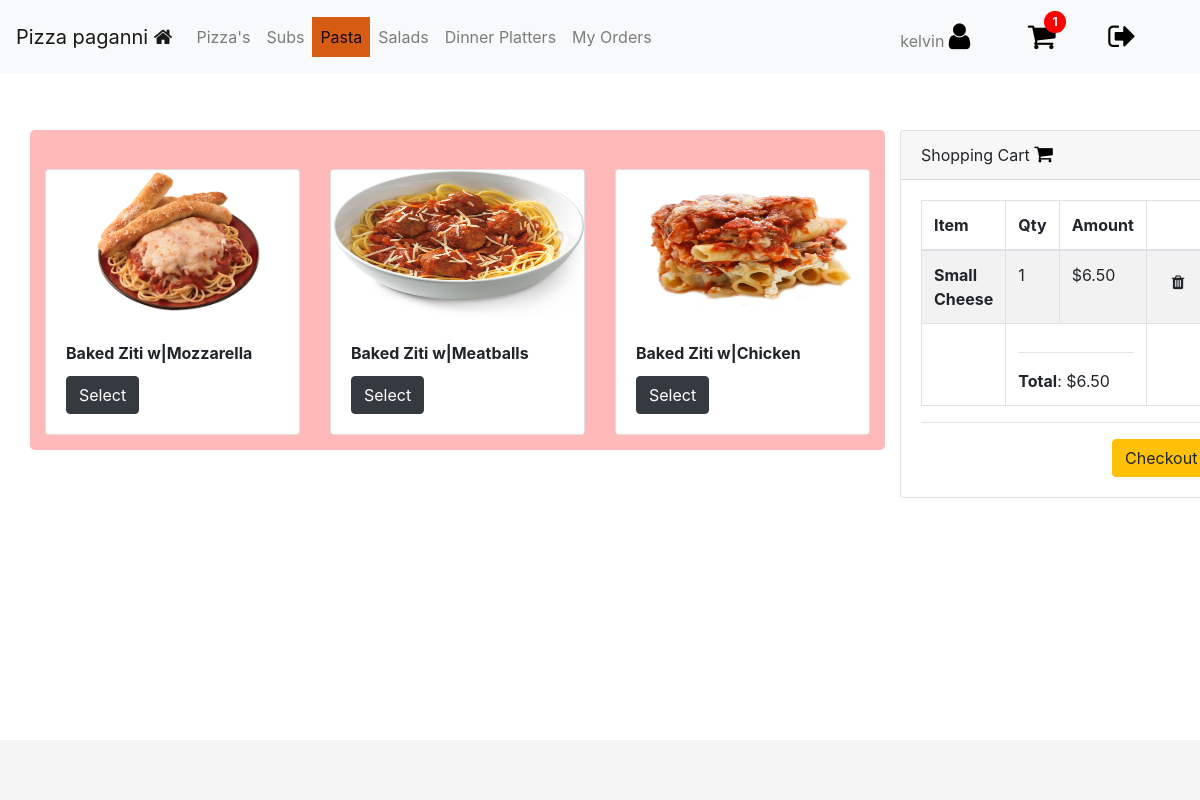
The app's page /pasta (signed in) with its own data.
### orders/models.py (models this page shows, shortened)
class Inventory(models.Model):
    name = models.CharField(max_length=64)
    toppings = models.ManyToManyField(Topping, blank=True, related_name="toppings")
    special = models.BooleanField(default=False)
    customizable = models.BooleanField(default=True)
    item_type = models.ForeignKey(ItemType, on_delete=models.PROTECT, null=True)
    comments = models.CharField(max_length=500, blank=True)
    def __str__(self):
        return f"{self.name}"

class ItemCost(models.Model):
    name = models.ForeignKey(ItemSize, on_delete=models.PROTECT, blank=True, null=True)
    itemcost = models.ManyToManyField(Inventory, blank=True, related_name="cost")
    amount = models.DecimalField(max_digits=6, decimal_places=2)
    def __str__(self):
        for each in self.itemcost.all():
            return f"{self.name} {each}"

class ItemSize(models.Model):
    name = models.CharField(max_length=64, blank=True)
    def __str__(self):
        return f"{self.name}"

class Order(models.Model):
    qty = models.IntegerField()
    item = models.ManyToManyField(ItemCost, blank=True, related_name="item")
    item_topping = models.ManyToManyField(Topping, blank=True, related_name="item_topping")
    order_id = models.ForeignKey(Completed_Order_Ids, on_delete=models.PROTECT, null=True)
    status = models.IntegerField()
    amount = models.DecimalField(max_digits=6, decimal_places=2)
    user_id = models.IntegerField()
    created_at = models.DateTimeField(auto_now_add=True)
    updated_at = models.DateTimeField(auto_now=True)
    class Meta:
        get_latest_by = ['item']

### orders/views.py (the view)
# urls.py: path("pasta", views.pasta, name="pasta"),
@login_required
@user_passes_test(lambda u: not u.is_superuser, login_url='orders')
def pasta(request):
    return render(request, "user/pasta.html")

### orders/context_processors.py (called while the page is built, shortened)
def data(request):
    if not request.user.is_authenticated:
        return {
            "": ""
        }
    else:
        orders = Order.objects.filter(user_id=request.user.id)
        total = Decimal(0)
        cart_item_count = 0
        total_id = []
        for order in orders:
           if order.status == 0:
               total_id.append(order.id)
               cart_item_count = len(total_id)
               total += Decimal(order.amount)
        return {
            "inventory": Inventory.objects.all(),
            "itemcost": ItemCost.objects.all(),
            "orders": orders,
            "total": total,
            "key": settings.STRIPE_PUBLISHABLE_KEY,
            "total_id": total_id,
            "cart_item_count": cart_item_count
        }
        return render(request, "user/index.html")

### orders/models.py (called while the page is built)
    def __str__(self):
        return f"{self.item}"

### orders/templatetags/striper.py (called while the page is built)
@register.filter(name='stripeconversion')
def stripe_value(total_price):
    return str(int(round(total_price, 2) * 100))

### orders/templates/user/pasta.html
{% extends 'user/user-base.html' %}

### orders/templates/user/user-base.html (shortened to what this page needs)
<!DOCTYPE html>
<head>
    <link rel="stylesheet" href="">
    <link rel="stylesheet"
    href="https://stackpath.bootstrapcdn.com/bootstrap/4.3.1/css/bootstrap.min.css"
>
    <link href="https://stackpath.bootstrapcdn.com/font-awesome/4.7.0/css/font-awesome.min.css" rel="stylesheet">
    {% load static %}
    <link rel="stylesheet" href="{% static 'css/style.css' %}">
</head>
<body>
    <nav class="navbar navbar-expand-lg navbar-light bg-light">
        <a class="navbar-brand" href="#">Pizza paganni <i class="fa fa-home"></i></a>
        <div class="collapse navbar-collapse" id="navbarText">
            <ul class="navbar-nav mr-auto">
                {% if not user.is_staff %}
              <li class="nav-item">
                <a class="nav-link" href="{% url 'pizza' %}">Pizza's</a>
              </li>
              <li class="nav-item">
                <a class="nav-link" href="{% url 'subs' %}">Subs</a>
              </li>
              <li class="nav-item">
                  <a class="nav-link" href="{% url 'pasta' %}">Pasta</a>
                </li>
                <li class="nav-item">
                  <a class="nav-link" href="{% url 'salads' %}">Salads</a>
                </li>
                <li class="nav-item">
                  <a class="nav-link" href="{% url 'dinner_platters' %}">Dinner Platters</a>
                </li>
                <li class="nav-item">
                  <a class="nav-link" href="{% url 'orders' %}">My Orders </a>
                </li>
                {% else %}
                <li class="nav-item">
                  <a class="nav-link" href="{% url 'orders' %}">Orders List</a>
                </li>
             {%  endif %}
            </ul>
          <span class="navbar-text">
              <span class="mr-5"> {{ user.get_username }} <i class="fa fa-user "
                style="font-size:30px;color:#000"></i>
              </span>
              {% if not user.is_staff %}
            <a href="{% url 'pizza' %}" class="notification mr-5">
                <span><i class="fa fa-shopping-cart " style="font-size:30px;color:#000"></i></span>
                <span class="badge">{{ cart_item_count }}</span>
              </a>
              {% else %}
              <a href="#" class="notification mr-5">
                <span><i class="fa fa-clock-o " style="font-size:30px;color:#000"></i></span>
                <span class="badge">{{pending_items_count}}</span>
              </a>
              {%  endif %}
           <a href="{% url 'logout_user' %}" class="mr-5"><i class="fa fa-sign-out " style="font-size:30px;color:#000"></i></a>
          </span>
        </div>
      </nav>
    <div class="container" style="margin-top: 3.5rem;">
        {% if request.resolver_match.url_name != 'orders' %}
        <div class="row">
            <div class="col-md-9"  style="max-height: 80%;
                     max-width: 100%;
            background-color: rgb(255, 185, 185); padding: 15px; margin-bottom:
            80px; border-radius: 5px; ">
<div class="row">
    {% load striper %}
    {% for items in inventory %}
    {% if items.item_type|stringformat:"s" == request.resolver_match.url_name %}
                                <div class="col-md-6 col-lg-4 col-sm-12 col-xs-12 mt-4">
                                  <div class="card">{% load static %}
                                    <img src="static/images/items/{{ items.name }}.png"
                                    class="card-img-top" height="150" alt="...">
                                    <div class="card-body">
                                      <h5 class="card-title"><small><b>{{ items.name }}</b></small></h5>
                                      <a href="#" data-toggle="modal" data-target="#modal{{ items.id }}" aria-expanded="true"
                                      aria-controls="collapseOne" class="btn btn-dark">Select</a>
                                    </div>
                                  </div>
                                </div>
    {% endif %}
      {% endfor %}
    </div>
            </div>
            <div class="col-3" style="margin-bottom: 40px; " >
                <div class="position-fixed" style="z-index: 1041" >
                <div class="card" >
                    <div class="card-header">
                      Shopping Cart <i class="fa fa-shopping-cart" style="font-size:20px;color:#000"></i>
                    </div>
                    {% if cart_item_count > 0 %}
                    <div class="card-body">
                        <div class="card-text" >
                            <div class="table-wrapper-scroll-y
                            my-custom-scrollbar" style="display: flex; flex-direction: column-reverse;">
                                <table class="table table-bordered table-striped mb-0">
                                  <thead>
                                    <tr>
                                      <th scope="col">Item</th>
                                      <th scope="col">Qty</th>
                                      <th scope="col">Amount</th>
                                      <th scope="col"></th>
                                    </tr>
                                  </thead>
                                  <tbody>
                                    {% for order in orders %}
                                    {% if order.status == 0 %}
                                    {% for item in order.item.all %}
                                    <tr>
                                      <th scope="row">{{item}}</th>
                                      <td>{{order.qty}}</td>
                                      <td>${{order.amount}}</td>
                                      <td><form action="{% url 'delete_from_cart'%}" method="POST">
                                      value="{{order.id}}"><button type="submit"
                                      class="btn"><i class="fa
                                      fa-trash"></i></button></form>
                                      </td>
                                    </tr>
                     {% endfor %}
                     {% endif %}
                     {% endfor %}
                     <tr>
                        <td></td>
                        <td colspan="2"><hr> <b>Total</b>: ${{ total }} </td>
                        <td></td>
                    </tr>
                                  </tbody>
                                </table>
                              </div>
                      <hr>
                      <span class="float-right">
                        <button type="button" class="btn btn-warning" data-toggle="modal" data-target="#checkout">
                            Checkout
                          </button>
</script></span>
                    </div>
                  </div>
                  {% else %}
                  <span class="p-5" style='font-size:20px;'>Your cart is empty &#128532;</span>
{% endif %}
                </div>
            </div>
        </div>
    </div>
    {% else %}
        {% regroup user_orders by order_id as order_list %}
        {% for order_id in order_list %}
             {% for item in order_id.list %}
             {% load striper %}
             {% endfor %}
      {% empty %}
      <tr><td style="text-align: center;">No orders available</td></tr>
      {% endfor %}
    {% endif %}
    </div>
</body>
<footer class="footer">
  </footer>
</html>

### orders/static/css/style.css (style rules this page uses)
body { background-color: #ffffff; background-image: url("https://www.transparenttextures.com/patterns/food.png"); }
.card { background-color: #ffffff; background-image: url("https://www.transparenttextures.com/patterns/food.png"); }
.footer { position: fixed; bottom: 0; width: 100%; height: 60px; line-height: 60px; background-color: #f5f5f5; }
.navbar-light .navbar-nav > .active > a, .navbar-light .navbar-nav > .active > :hover, .navbar-light .navbar-nav > .active > :focus { color: #000; background: #d65c14; }
td { padding: 10px; }
th { padding: 10px; }
th { border-bottom: 1px solid #555; }
.notification { color: white; text-decoration: none; margin: 5px; position: relative; display: inline-block; border-radius: 2px; }
.notification .badge { position: absolute; display: inline-block; top: -10px; right: -10px; padding: 5px 8px; border-radius: 100%; background: red; color: white; }
.my-custom-scrollbar { position: relative; max-height: 500px; overflow: auto; }
.table-wrapper-scroll-y { display: block; }

### records on screen
Inventory: name (picture), name "Baked Ziti w|Mozzarella"
Inventory: name (picture), name "Baked Ziti w|Meatballs"
Inventory: name (picture), name "Baked Ziti w|Chicken"
Order: qty "1", amount "6.50"
ItemCost: id+name "Small Cheese"

### other values on screen
{{ user.get_username }} "kelvin"
{{ cart_item_count }} "1"
{{ total }} "6.50"
